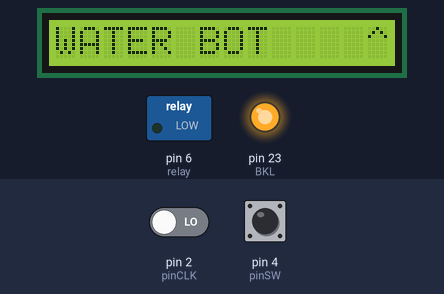
A sketch run on a simulated Arduino Mega 2560, built with avr-gcc and run on an emulated ATmega2560. Parts: 16×2 character LCD, switched loads named in the sketch (green lamp = pin HIGH), output pins drawn as LEDs (lit = HIGH). Dashed ring = blinking. The test bench sets the inputs (shaded band); at power-on: pin 4 (pinSW) HIGH, pin 2 (pinCLK) LOW. The local clock reads 2024-03-15 10:24:30 at power-on unless the sketch sets it; what the sketch prints to the serial monitor is not drawn.

Above: at 4.1 s.
At 7.3 s:
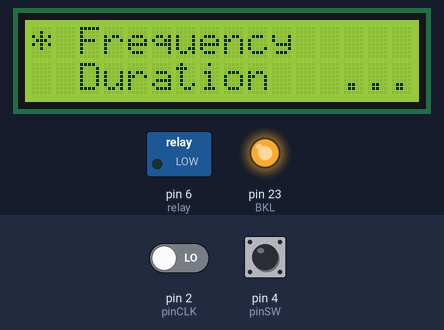
7.4 s: pin 4 (pinSW) pulled LOW for 0.15 s
At 8.3 s:
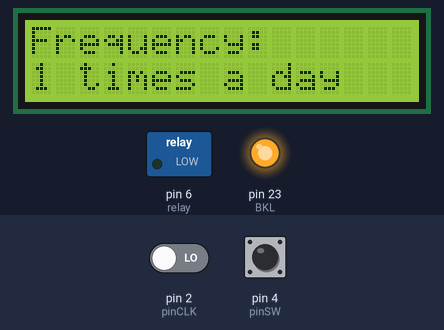
9.4 s: pin 4 (pinSW) pulled LOW for 1 s
At 9.8 s:
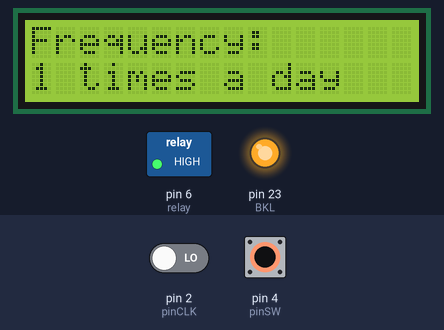
11.9 s: pin 4 (pinSW) pulled LOW for 3.2 s
At 12.8 s:
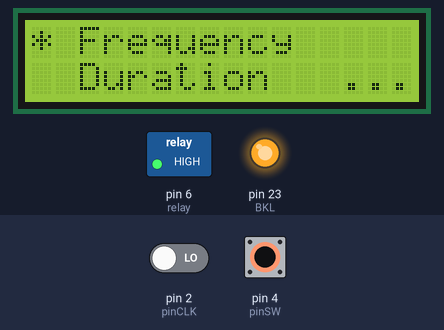
Timing chart, 0 to 16.7 s (numbered marks = the images above; inputs shaded):
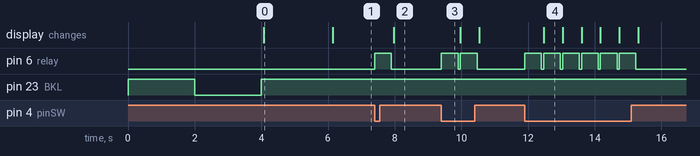

Measured:
- after the input at 7.4 s, pin 6 (relay): LOW → HIGH at once, → LOW 0.50 s later; the display: changes after 0.57 s (image 2)
- after the input at 9.4 s, pin 6 (relay): alternates HIGH for 0.50 s and LOW for 0.07 s, 4 changes in all, then stays LOW, starting at once
- after the input at 11.9 s, pin 6 (relay): alternates HIGH for 0.50 s and LOW for 0.07 s, 12 changes in all, then stays LOW, starting at once; the display: changes after 0.57 s (image 4)
- what the display in image 0 shows lasts 2.0 s, from 4.1 s to 6.1 s
- what the display in image 4 shows lasts 0.5 s, from 12.5 s to 13.0 s

The sketch:

WaterBot.ino
```cpp
#include <LiquidCrystal.h>
#include <Wire.h>
#include <DS3231.h>

#define BKL 23

// ******************************* //
//           PIN SETUP             //
// ******************************* //

LiquidCrystal lcd(7, 8, 9, 10, 11, 12);

//TODO: Replace these with #define
const int pinCLK = 2;   // Generating interrupts using CLK signal
const int pinDT = 3;    // Reading DT signal
const int pinSW = 4;    // Reading Push Button switch
const int relay = 6;    // https://www.youtube.com/watch?v=uh5dLC6IkQQ

// ******************************* //
//        ROTARY ENCODER SETUP     //
// ******************************* //

volatile boolean TurnDetected;  // need volatile for Interrupts
volatile boolean rotationdirection;  // CW or CCW rotation
int RotaryPosition = 0;    // To store Stepper Motor Position
int PrevPosition;     // Previous Rotary position Value to check accuracy
int StepsToTake;      // How much to move Stepper

// ******************************* //
//        WATERING SETTINGS        //
// ******************************* //

const int MAX_WATER_FREQ = 50;
const int MAX_DURATION = 30;

int waterFreq = 1; //once per day
int waterDuration = 5; //mins
float waterSchedule[MAX_WATER_FREQ];
int pwaterSchedule = 0;

int TIME_POS_OFFSET = 0;
float TIME_OFFSET = 3.;
float TIME_RANGE = 9.;
boolean shouldWaterFlag = false;

// ******************************* //
//          OTHER SETTINGS         //
// ******************************* //
boolean sleeping = false;
boolean exiting = false;
unsigned long startTime = millis();
int currentMenu = 1;

DS3231 clock;
RTCDateTime dt;


// ******************************* //
//      WATERING SCHEDULAR         //
// ******************************* //
void clear_water_schedule() {
  for (int i=0; i<waterFreq; i++) {
    waterSchedule[i]=0;
  }
  pwaterSchedule=0;
  TIME_POS_OFFSET=0;
}

float divider_size(int cuts) {
  return TIME_RANGE / (cuts + 1);
}

void divider(int cuts) {
  float count=0.;
  float dividerSize = TIME_RANGE / float(cuts + 1);
  int i=0;
  for (i; i<cuts; i++) {
    count += dividerSize;
    waterSchedule[i + pwaterSchedule] = count + TIME_POS_OFFSET + TIME_OFFSET;
  }
  pwaterSchedule=i;
}

void calc_watering_schedule() {
  clear_water_schedule();
  int half_freq = waterFreq / 2;
  if (waterFreq % 2 == 0) {
    divider(half_freq);
    TIME_POS_OFFSET = 9;
    divider(half_freq);
  } else {
    divider((waterFreq + 1) / 2);
    TIME_POS_OFFSET = 9;
    divider(half_freq);
  }
}

void shouldWater() {
  dt = clock.getDateTime();
  int i=0;
  while (!shouldWaterFlag & i < waterFreq) {
    int minute = (waterSchedule[i] * 10) - (int(waterSchedule[i]) * 10);
    shouldWaterFlag = dt.hour == int(waterSchedule[i]) & dt.minute == minute * 6;
    i++;
  }
}

void waterBurst () {
  digitalWrite(relay, HIGH);
  delay(500);
  digitalWrite(relay, LOW);
}

void water () {
  lcd.begin(16, 2);
  lcd.setCursor(0, 0);
  lcd.print("Watering Now...");

  digitalWrite(relay, HIGH);
  for (int i = waterDuration * 60; i > 0; i--) {
    lcd.setCursor(0, 1);
    lcd.print(i);
    lcd.print(" seconds  ");
    delay(1000);
  }
  digitalWrite(relay, LOW);

  lcd.setCursor(0, 0);
  lcd.print("Completed!");
  delay(2000);
}

void print_water_schedule() {
  Serial.print("Watering Schedule: ");

  // loop through the elements of the array
  for (int i = 0; i < waterFreq; i++) {
    Serial.println(waterSchedule[i]);
  }
}


// ******************************* //
//             TIME                //
// ******************************* //

void restartTimer () {
  startTime = millis();
}

unsigned long getTimeElapsed () {
  return millis() - startTime;
}

boolean hasTimedOut () {
  return getTimeElapsed() > 200000;
}


// ******************************* //
//                MENU             //
// ******************************* //

void showMenu () {
  switch (currentMenu) {
    case 1:
      lcd.begin(16, 2);
      lcd.setCursor(0, 0);
      lcd.print("* Frequency");
      lcd.setCursor(0, 1);
      lcd.print("  Duration   ...");
      break;
    case 2:
      lcd.begin(16, 2);
      lcd.setCursor(0, 0);
      lcd.print("  Frequency");
      lcd.setCursor(0, 1);
      lcd.print("* Duration   ...");
      break;
    case 3:
      lcd.begin(16, 2);
      lcd.setCursor(0, 0);
      lcd.print("* Water Now");
      lcd.setCursor(0, 1);
      lcd.print("  Exit");
      break;
    case 4:
      lcd.begin(16, 2);
      lcd.setCursor(0, 0);
      lcd.print("  Water Now");
      lcd.setCursor(0, 1);
      lcd.print("* Exit");
      break;
  }
}

void showSubMenu (int option) {
  switch (option) {
    case 1:
      lcd.begin(16, 2);
      lcd.setCursor(0, 0);
      lcd.print("Frequency:");
      lcd.setCursor(0, 1);
      lcd.print(waterFreq);
      lcd.print(" times a day");
      while (!buttonPressed()) {
        int rot = getRotation();
        if (rot != 0) {
          waterFreq = constrain(waterFreq + rot, 0, MAX_WATER_FREQ);
          lcd.setCursor(0, 1);
          lcd.print(waterFreq);
          lcd.print(" times a day");
        }
      }
      calc_watering_schedule();
      print_water_schedule();
      break;
    case 2:
      lcd.begin(16, 2);
      lcd.setCursor(0, 0);
      lcd.print("Water Duration:");
      lcd.setCursor(0, 1);
      lcd.print(waterDuration);
      lcd.print(" minutes ");
      while (!buttonPressed()) {
        int rot = getRotation();
        if (rot != 0) {
          waterDuration = constrain(waterDuration + rot, 1, MAX_DURATION);
          lcd.setCursor(0, 1);
          lcd.print(waterDuration);
          lcd.print(" minutes ");
        }
      }
      break;
    case 3:
      water();
      break;
    case 4:
      lcd.begin(16, 2);
      lcd.setCursor(0, 0);
      lcd.print("WATER BOT  ^^,");
      lcd.setCursor(0, 1);
      lcd.print("going to sleep!");
      delay(2000);
      lcd.clear();
      lcd.setCursor(0, 0);
      lcd.print("GOODBYE!");
      delay(2000);
      lcd.noDisplay();
      delay(10000);
      //TODO: Shut off LCD screen
      break;
  }
}


// ******************************* //
//         ROTARY ENCODER          //
// ******************************* //

// Interrupt routine runs if CLK goes from HIGH to LOW
void isr ()  {
  delay(4);  // delay for Debouncing
  if (digitalRead(pinCLK))
    rotationdirection = digitalRead(pinDT);
  else
    rotationdirection = !digitalRead(pinDT);
  TurnDetected = true;
}

boolean buttonPressed() {
  if (!(digitalRead(pinSW))) {   // check if button is pressed
    Serial.println("Button Pressed");
    waterBurst();

    if (RotaryPosition == 0) {  // check if button was already pressed

    } else {
      RotaryPosition = 0; // Reset position to ZERO
      Serial.print("Rotary Position Reset: ");
      Serial.println(RotaryPosition);
    }
    return true;
  } else {
    return false;
  }
}

int getRotation() {
  int directionAngle = 0;

  if (TurnDetected)  {
    PrevPosition = RotaryPosition; // Save previous position in variable
    if (rotationdirection) { // CW turn
      RotaryPosition = RotaryPosition + 1;
      directionAngle = 1;
    } else { // CCW turn
      RotaryPosition = RotaryPosition - 1;
      directionAngle = -1;
    }
    waterBurst();
    TurnDetected = false;  // do NOT repeat IF loop until new rotation detected
  }

  return directionAngle;
}

// ******************************* //
//                MAIN             //
// ******************************* //

void setup() {
  // relay
  Serial.begin(9600);
  pinMode(relay, OUTPUT);

  // rotary encoder
  pinMode(pinCLK,INPUT);
  pinMode(pinDT,INPUT);
  pinMode(pinSW,INPUT_PULLUP);
  attachInterrupt(0, isr, FALLING); // interrupt 0 always connected to pin 2 on Arduino UNO

  Serial.println("Initialize RTC module");
  clock.begin();
  clock.setDateTime(__DATE__, __TIME__);


  pinMode(BKL,OUTPUT);

  // Testing out LCD backlight
  //TODO: Remove!
  digitalWrite(BKL, HIGH);
  delay(2000);
  digitalWrite(BKL, LOW);
  delay(2000);
  digitalWrite(BKL, HIGH);

  // LCD Screen
  lcd.begin(14, 1);
  lcd.print("WATER BOT    ^^,");
  calc_watering_schedule();
  print_water_schedule();
  delay(2000);
  showMenu();
}

void loop() {
  if (buttonPressed()) {
    showSubMenu(currentMenu);
    showMenu();
  }

  int rot = getRotation();
  if (rot != 0) {
    currentMenu = constrain(currentMenu + rot, 1, 4);
    showMenu();
  }

  shouldWater();
  if (shouldWaterFlag) {
    water();
  }
}
```
